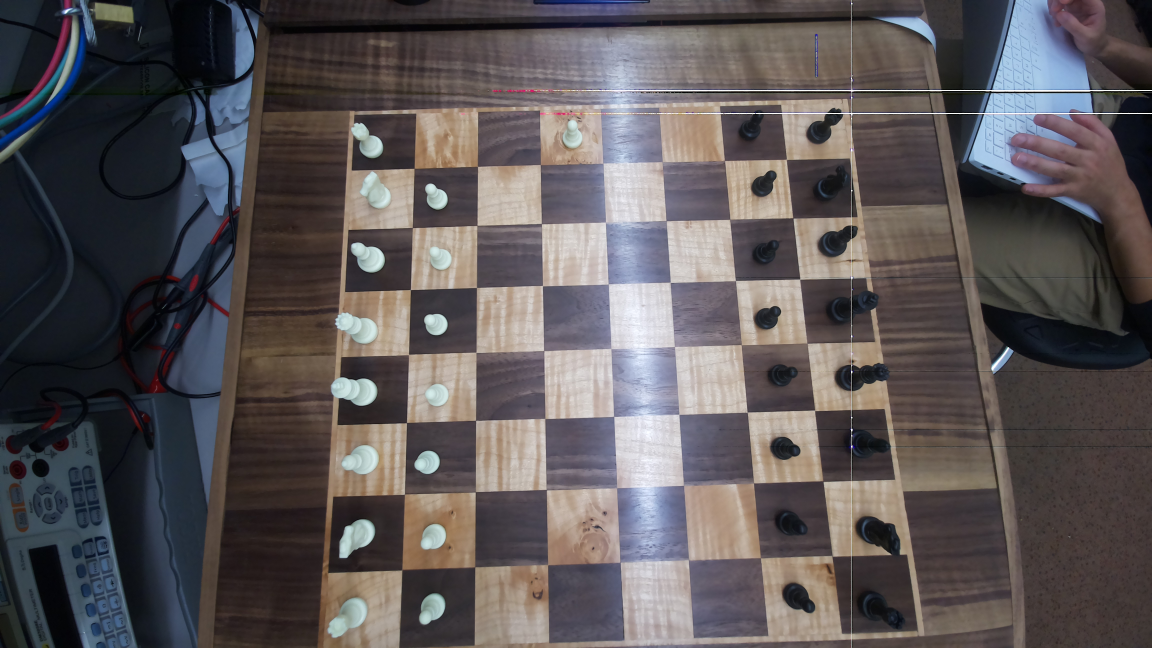
#> input picture chessPieceDetection/images/board.jpg, 4608 x 2592 px, found by its file name (shown at 1/4 size)
$ python manual_square_find.py
#> lines starting #> are read from the running program, lines starting #| are printed output that depends on the picture
import cv2
import numpy as np
import json
import os
import subprocess

# Global variable to store points
points = []

# Global variables
board_state = None
IMAGE = 'images/board.jpg'
CURDIR = os.getcwd()
OUTPUT_FILE = os.path.join(CURDIR, IMAGE)
points_file = 'points.json'

def capture_image():
    command = ["rpicam-jpeg", "--timeout", "10", "--output", OUTPUT_FILE]
    try:
        subprocess.call(command)
#> (this line was passed over: subprocess is not available in this run)
    except Exception as e:
        print(f"An error occurred: {e}")
    # Load the image
    image_raw = cv2.imread(IMAGE)
#> image_raw is the input picture: shape (2592, 4608, 3); mean B, G, R 87.2, 85.7, 91.1
    assert image_raw is not None, "Image not found"
    scale_percent = 20  # percent of original size
    width = int(image_raw.shape[1] * scale_percent / 100)
#> width = 921
    height = int(image_raw.shape[0] * scale_percent / 100)
#> height = 518
    dim = (width, height)
#> dim = (921, 518)

    # resize image
    img = cv2.resize(image_raw, dim, interpolation=cv2.INTER_AREA)
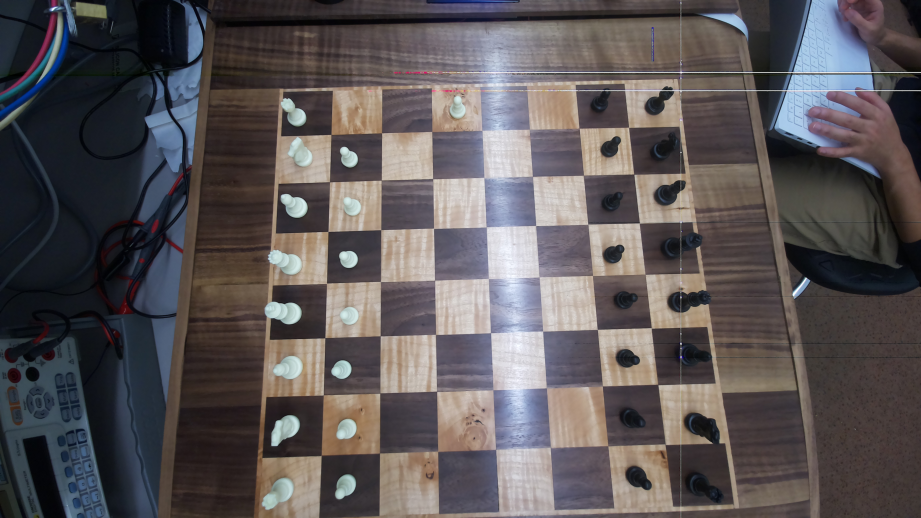
#> img: shape (518, 921, 3); mean B, G, R 87.2, 85.7, 91.1
    pts1 = np.float32([[279, 130], [636, 138], [8, 517], [894, 516]])
    pts2 = np.float32([[0, 0], [800, 0], [0, 800], [800, 800]])
    M = cv2.getPerspectiveTransform(pts1, pts2)
    return cv2.warpPerspective(img, M, (800, 800))
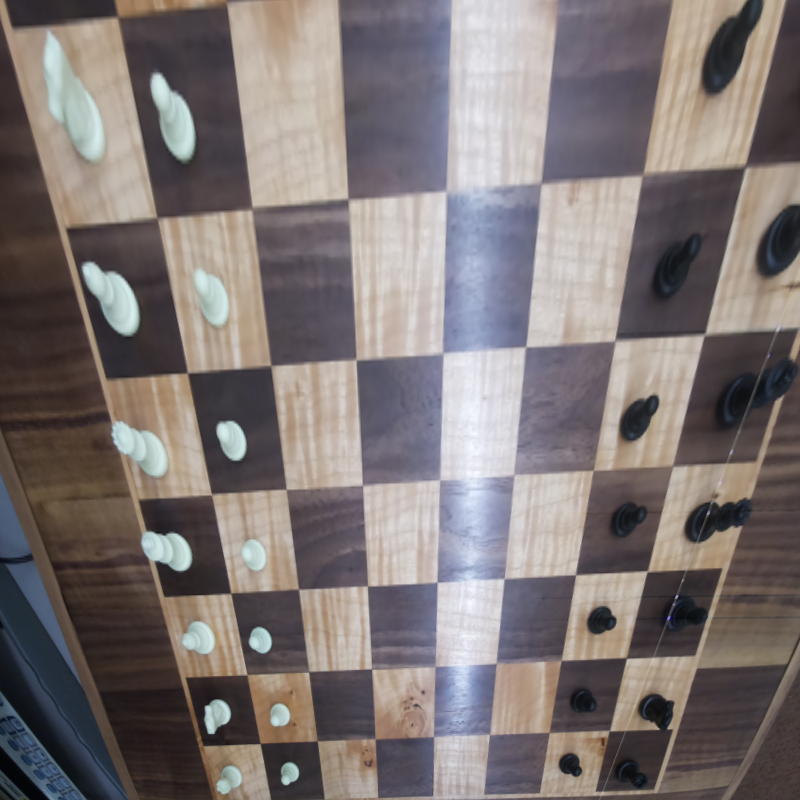
#> returned value: shape (800, 800, 3); mean of channels 0, 1, 2 116.7, 117.5, 125.9; drawn as B, G, R

# Mouse callback function to capture click events
def click_event(event, x, y, flags, params):
    global points
    if event == cv2.EVENT_LBUTTONDOWN:
        points.append((x, y))
        # Draw a circle at the clicked point
        cv2.circle(image, (x, y), 5, (0, 255, 0), -1)
        cv2.imshow('image', image)

# Load the image
image = capture_image()

cv2.imshow('image', image)

# Set the mouse callback function
cv2.setMouseCallback('image', click_event)

# Wait until 'q' key is pressed to break the loop
while True:
    key = cv2.waitKey(1) & 0xFF
#> (key q is pressed here)
    if key == ord('q'):
        break

# Save the points to a JSON file
with open('points.json', 'w') as f:
    json.dump(points, f)

print(f"Points saved: {points}")

cv2.destroyAllWindows()
